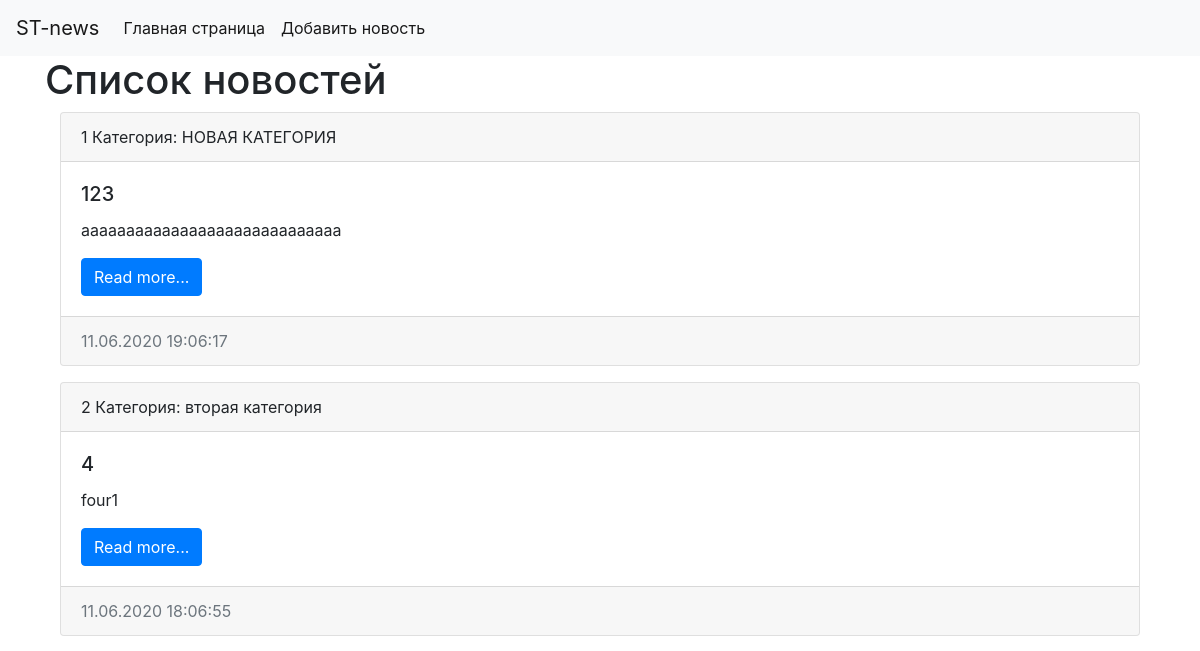
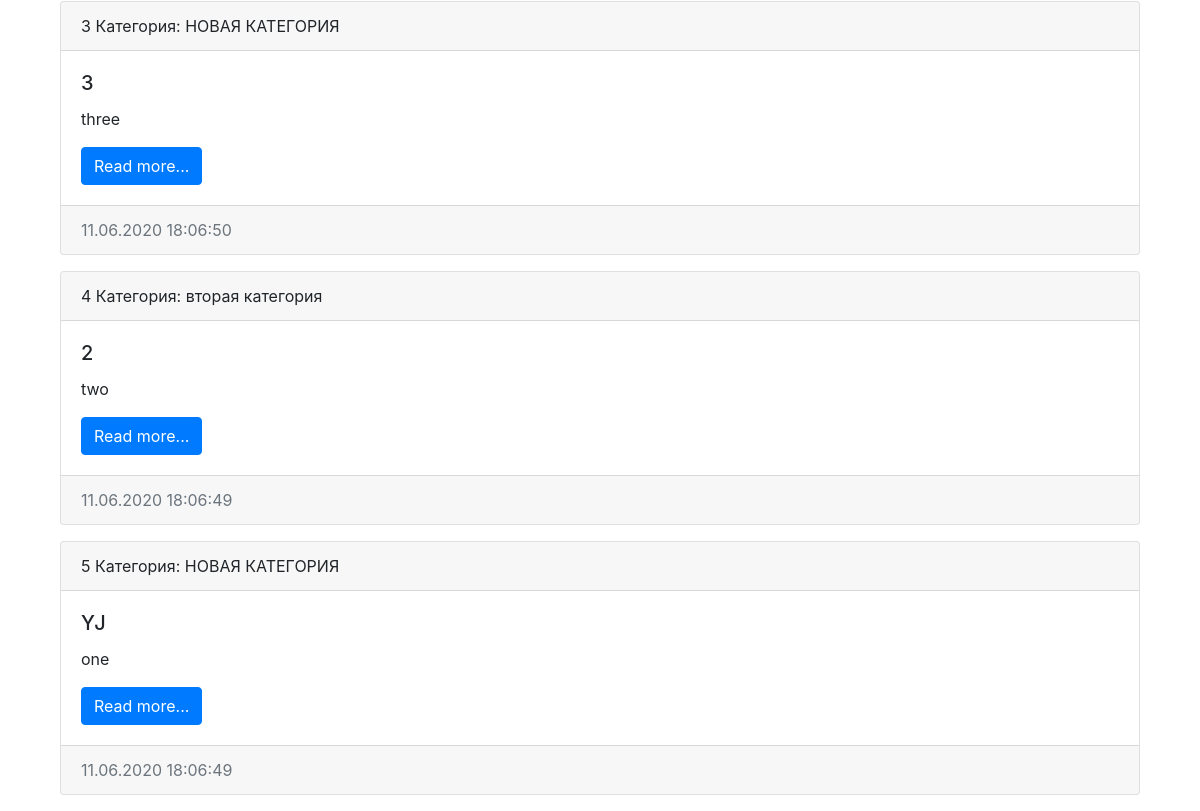
Before: / with the older database file (2 pictures, top to bottom).
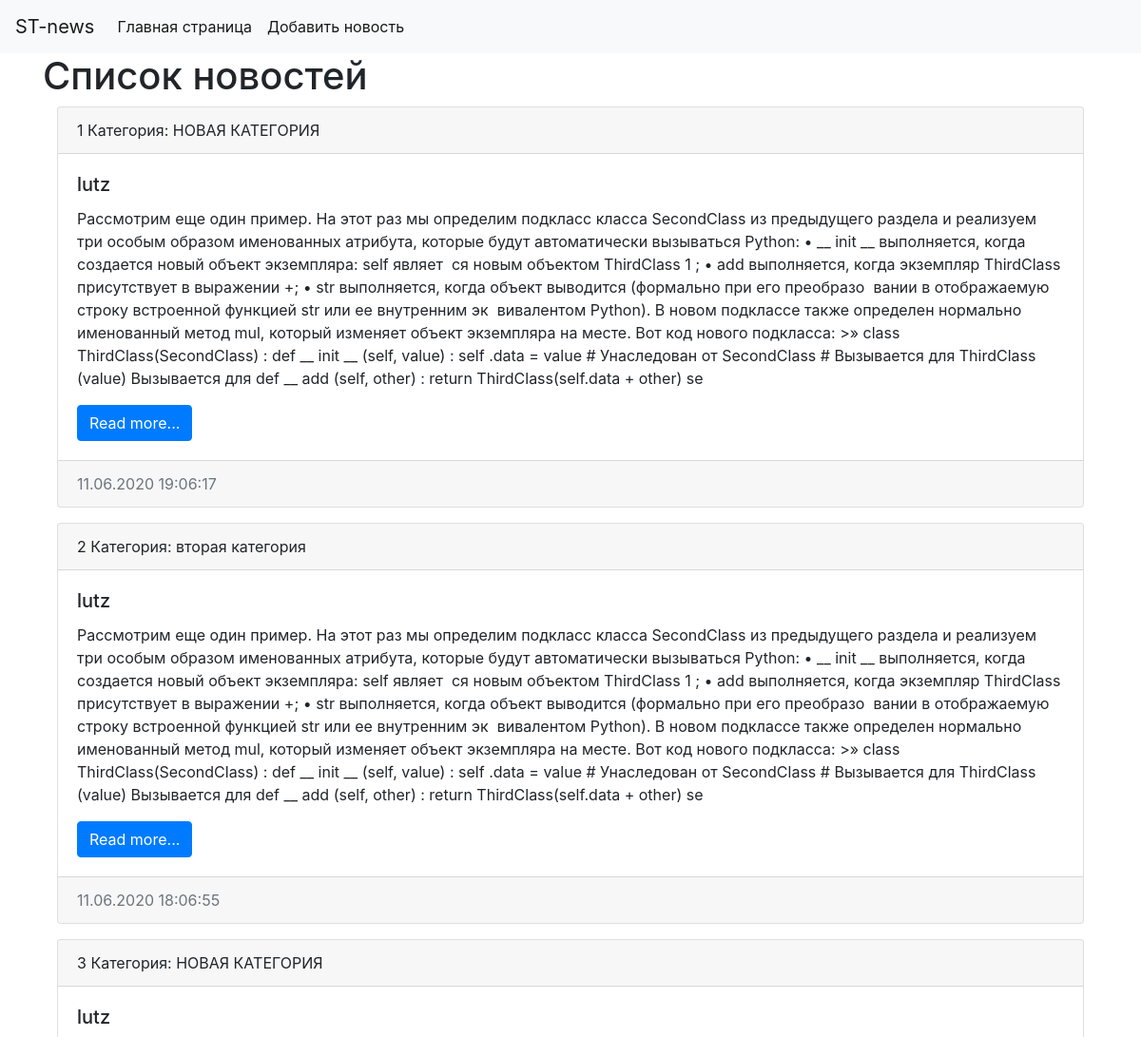
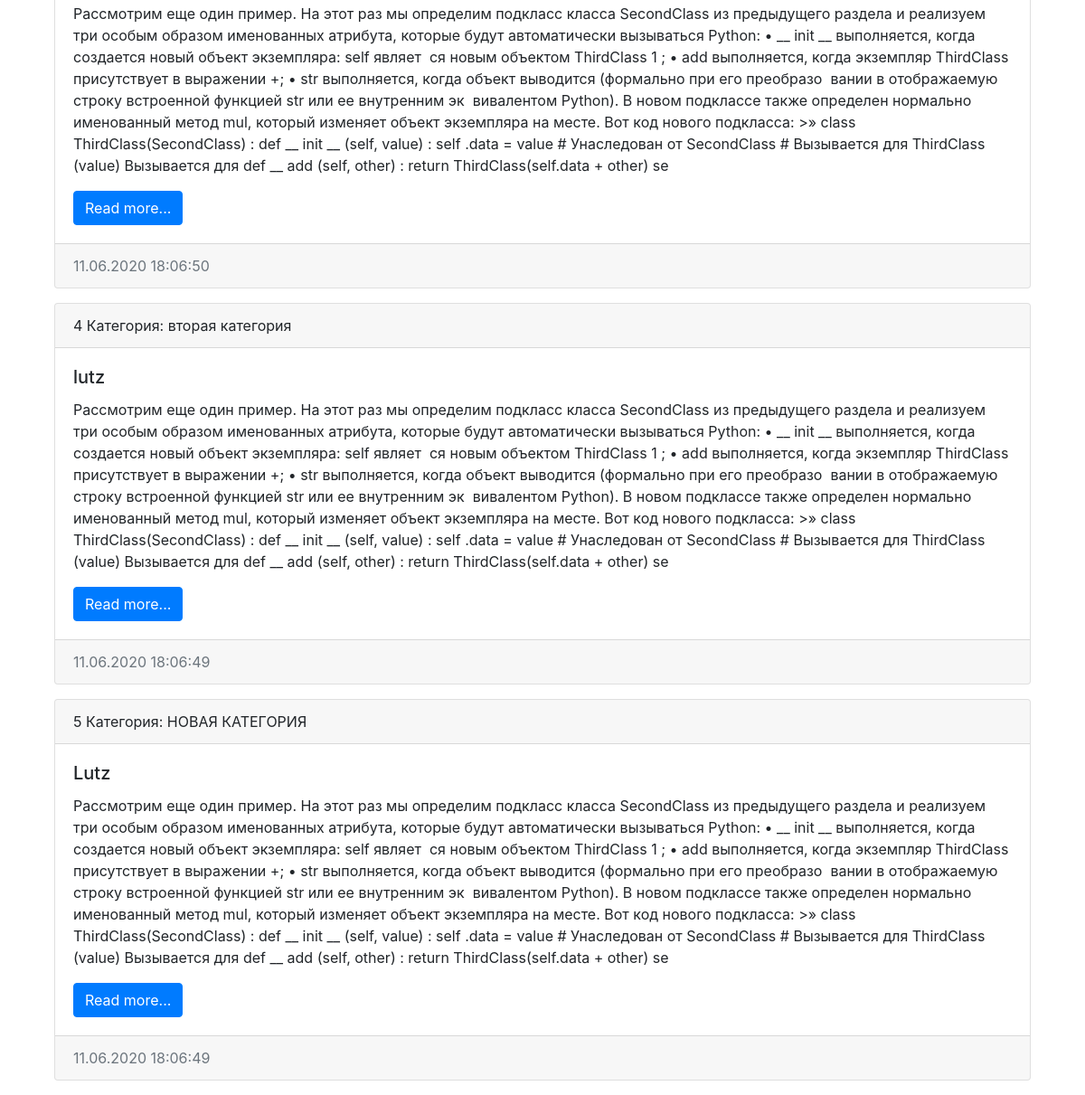
After: the same page with the newer database file (2 pictures, top to bottom).
### news/models.py (models this page shows, shortened)
class News(models.Model):
    title = models.CharField(max_length=150, verbose_name='Наименования')
    content = models.TextField(blank=True, verbose_name='Контент')
    created_at = models.DateTimeField(auto_now_add=True, verbose_name='Публикация')
    update_at = models.DateTimeField(auto_now=True, verbose_name='Обновление')
    photo = models.ImageField(upload_to='photos/%Y/%m/%d/', verbose_name='Фото', blank=True)
    is_published = models.BooleanField(default=True, verbose_name='Состояние')
    category = models.ForeignKey('Category', on_delete=models.PROTECT, null=True,
                                 blank=True, verbose_name='Категория')
    class Meta:
        verbose_name = 'НОВОСТЬ'
        verbose_name_plural = 'НОВОСТИ'
        ordering = ['-created_at', '-title']

class Category(models.Model):
    title = models.CharField(max_length=150, db_index=True,
                             verbose_name='Название категории')
    def __str__(self):
        return self.title
    class Meta:
        verbose_name = 'КАТЕГОРИЯ'
        verbose_name_plural = 'КАТЕГОРИИ'
        ordering = ['title']

### news/views.py (the view)
# urls.py: path('', index),
def index(request):
    news = News.objects.all()
    context = {
        'news': news,
        'title': 'Список новостей'
    }
    return render(request, template_name='news/index.html', context=context)

### news/templates/news/index.html (shortened to what this page needs)
<!doctype html>
<html lang="en">
<head>
    <link rel="stylesheet" href="https://stackpath.bootstrapcdn.com/bootstrap/4.5.0/css/bootstrap.min.css"
>
</head>
<body>
<nav class="navbar navbar-expand-lg navbar-light bg-light">
    <a class="navbar-brand" href="/">ST-news</a>
    <div class="collapse navbar-collapse" id="navbarSupportedContent">
        <ul class="navbar-nav mr-auto">
            <li
                    class="nav-item active"><a class="nav-link" href="/">Главная страница
                <span class="sr-only">(current)</span></a></li>
            <li
                    class="nav-item active"><a class="nav-link" href="/">Добавить новость
                <span class="sr-only">(current)</span></a></li>
        </ul>
    </div>
</nav>
<div class="container mb-3">
    <h1>{{title}}</h1>
    <div class="col-md-12">
        {%for item in news%}
        <div class="card mb-3">
            <div class="card-header">
                {{forloop.counter}}
                Категория: {{item.category}}
            </div>
            <div class="card-body">
                <h5 class="card-title">{{item.title}}</h5>
                <p class="card-text">{{item.content}}</p>
                <a href="#" class="btn btn-primary">Read more...</a>
            </div>
            <div class="card-footer text-muted">
                {{item.created_at|date:'d.m.Y H:m:i'}}
            </div>
        </div>
        {%endfor%}
    </div>
</div>
</body>
</html>

Changed rows visible on the page:
changed News (number 1 of 5 on the later page): title "123" → "lutz"; content "aaaaaaaaaaaaaaaaaaaaaaaaaaaaa" → "Рассмотрим еще один пример. На этот раз мы определим подкласс класса SecondClass из предыдущего раздела и реализуем три особым образом именованных атрибута, которые будут автоматически вызываться Python: • __ init __ выполняется, когда создается новый объект экземпляра: self являет ­ ся новым объектом ThirdClass 1 ; • add выполняется, когда экземпляр ThirdClass присутствует в выражении +; • str выполняется, когда объект выводится (формально при его преобразо ­ вании в отображаемую строку встроенной функцией str или ее внутренним эк ­ вивалентом Python). В новом подклассе также определен нормально именованный метод mul, который изменяет объект экземпляра на месте. Вот код нового подкласса:…"
changed News (number 2 of 5 on the later page): title "4" → "lutz"; content "four1" → "Рассмотрим еще один пример. На этот раз мы определим подкласс класса SecondClass из предыдущего раздела и реализуем три особым образом именованных атрибута, которые будут автоматически вызываться Python: • __ init __ выполняется, когда создается новый объект экземпляра: self являет ­ ся новым объектом ThirdClass 1 ; • add выполняется, когда экземпляр ThirdClass присутствует в выражении +; • str выполняется, когда объект выводится (формально при его преобразо ­ вании в отображаемую строку встроенной функцией str или ее внутренним эк ­ вивалентом Python). В новом подклассе также определен нормально именованный метод mul, который изменяет объект экземпляра на месте. Вот код нового подкласса:…"
changed News (number 3 of 5 on the later page): title "3" → "lutz"; content "three" → "Рассмотрим еще один пример. На этот раз мы определим подкласс класса SecondClass из предыдущего раздела и реализуем три особым образом именованных атрибута, которые будут автоматически вызываться Python: • __ init __ выполняется, когда создается новый объект экземпляра: self являет ­ ся новым объектом ThirdClass 1 ; • add выполняется, когда экземпляр ThirdClass присутствует в выражении +; • str выполняется, когда объект выводится (формально при его преобразо ­ вании в отображаемую строку встроенной функцией str или ее внутренним эк ­ вивалентом Python). В новом подклассе также определен нормально именованный метод mul, который изменяет объект экземпляра на месте. Вот код нового подкласса:…"
changed News (number 4 of 5 on the later page): title "2" → "lutz"; content "two" → "Рассмотрим еще один пример. На этот раз мы определим подкласс класса SecondClass из предыдущего раздела и реализуем три особым образом именованных атрибута, которые будут автоматически вызываться Python: • __ init __ выполняется, когда создается новый объект экземпляра: self являет ­ ся новым объектом ThirdClass 1 ; • add выполняется, когда экземпляр ThirdClass присутствует в выражении +; • str выполняется, когда объект выводится (формально при его преобразо ­ вании в отображаемую строку встроенной функцией str или ее внутренним эк ­ вивалентом Python). В новом подклассе также определен нормально именованный метод mul, который изменяет объект экземпляра на месте. Вот код нового подкласса:…"
changed News: title "YJ" → "Lutz"; content "one" → "Рассмотрим еще один пример. На этот раз мы определим подкласс класса SecondClass из предыдущего раздела и реализуем три особым образом именованных атрибута, которые будут автоматически вызываться Python: • __ init __ выполняется, когда создается новый объект экземпляра: self являет ­ ся новым объектом ThirdClass 1 ; • add выполняется, когда экземпляр ThirdClass присутствует в выражении +; • str выполняется, когда объект выводится (формально при его преобразо ­ вании в отображаемую строку встроенной функцией str или ее внутренним эк ­ вивалентом Python). В новом подклассе также определен нормально именованный метод mul, который изменяет объект экземпляра на месте. Вот код нового подкласса:…"
